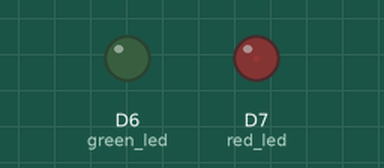
This sketch was run on a simulated ESP8266 (NodeMCU). Shown: output pins drawn as LEDs (lit = HIGH).

Above: at 0.05 s.
At 1.25 s:
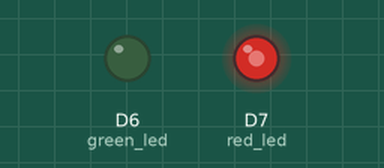
At 1.85 s:
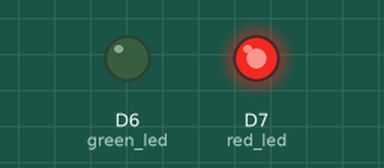
At 3.65 s:
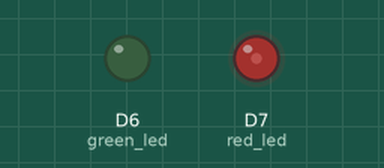
Timing chart, 0 to 5.3 s (numbered marks = the images above):
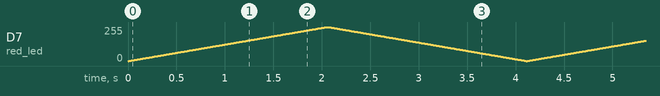

The sketch:

04-sketch.ino
```cpp
// active GPIO pin variables
const int red_led = D7;
const int green_led = D6;
// global variables
int pwm_sig = 0;
bool direction = true; // getting dimmer (false) or getting brighter (true)

void setup() {
  pinMode(red_led, OUTPUT);
  pinMode(green_led, OUTPUT);
}

void loop() {
  // turn off green LED
  digitalWrite(green_led, LOW);

  // update pwm signal
  analogWrite(red_led, pwm_sig);

  // update pwm count
  if (direction) {
    pwm_sig += 1;
    if (pwm_sig > 255) {
      direction = false;
    }
  } else if (!direction) {
    pwm_sig -= 1;
    if (pwm_sig <= 0) {
      direction = true;
    }
  }

  // wait n ms
  delay(8);
}
```
